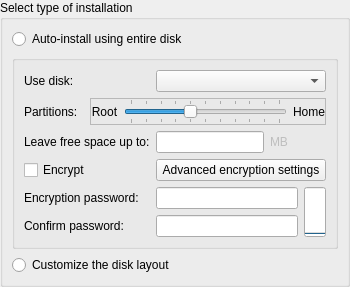
        <widget class="QWidget" name="Step_Disk">
         <layout class="QGridLayout" name="_4">
          <property name="leftMargin">
           <number>0</number>
          </property>
          <property name="topMargin">
           <number>0</number>
          </property>
          <property name="rightMargin">
           <number>0</number>
          </property>
          <property name="bottomMargin">
           <number>0</number>
          </property>
          <item row="0" column="0" colspan="2">
           <widget class="QGroupBox" name="installationTypeBox">
            <property name="sizePolicy">
             <sizepolicy hsizetype="MinimumExpanding" vsizetype="Minimum">
              <horstretch>0</horstretch>
              <verstretch>0</verstretch>
             </sizepolicy>
            </property>
            <property name="title">
             <string>Select type of installation</string>
            </property>
            <layout class="QGridLayout">
             <item row="0" column="0" colspan="2">
              <widget class="QRadioButton" name="entireDiskButton">
               <property name="sizePolicy">
                <sizepolicy hsizetype="MinimumExpanding" vsizetype="Minimum">
                 <horstretch>0</horstretch>
                 <verstretch>0</verstretch>
                </sizepolicy>
               </property>
               <property name="text">
                <string>Auto-install using entire disk</string>
               </property>
              </widget>
             </item>
             <item row="3" column="0" colspan="2">
              <widget class="QRadioButton" name="customPartButton">
               <property name="sizePolicy">
                <sizepolicy hsizetype="MinimumExpanding" vsizetype="Minimum">
                 <horstretch>0</horstretch>
                 <verstretch>0</verstretch>
                </sizepolicy>
               </property>
               <property name="text">
                <string>Customize the disk layout</string>
               </property>
              </widget>
             </item>
             <item row="1" column="0" colspan="2">
              <widget class="QGroupBox" name="groupAutoPart">
               <property name="title">
                <string/>
               </property>
               <layout class="QGridLayout" name="gridLayout">
                <item row="5" column="0" colspan="2">
                 <widget class="QLabel" name="labelFDEpass2">
                  <property name="enabled">
                   <bool>true</bool>
                  </property>
                  <property name="text">
                   <string>Confirm password:</string>
                  </property>
                 </widget>
                </item>
                <item row="0" column="0" colspan="2">
                 <widget class="QLabel" name="useDiskLabel">
                  <property name="sizePolicy">
                   <sizepolicy hsizetype="MinimumExpanding" vsizetype="Minimum">
                    <horstretch>0</horstretch>
                    <verstretch>0</verstretch>
                   </sizepolicy>
                  </property>
                  <property name="font">
                   <font/>
                  </property>
                  <property name="text">
                   <string>Use disk:</string>
                  </property>
                  <property name="wordWrap">
                   <bool>false</bool>
                  </property>
                 </widget>
                </item>
                <item row="1" column="1" colspan="6">
                 <widget class="QFrame" name="frameSliderPart">
                  <property name="frameShape">
                   <enum>QFrame::StyledPanel</enum>
                  </property>
                  <property name="frameShadow">
                   <enum>QFrame::Sunken</enum>
                  </property>
                  <layout class="QHBoxLayout" name="horizontalLayout_4">
                   <property name="leftMargin">
                    <number>0</number>
                   </property>
                   <property name="topMargin">
                    <number>0</number>
                   </property>
                   <property name="rightMargin">
                    <number>0</number>
                   </property>
                   <property name="bottomMargin">
                    <number>0</number>
                   </property>
                   <item>
                    <widget class="QLabel" name="labelSliderRoot">
                     <property name="sizePolicy">
                      <sizepolicy hsizetype="Fixed" vsizetype="Preferred">
                       <horstretch>0</horstretch>
                       <verstretch>0</verstretch>
                      </sizepolicy>
                     </property>
                     <property name="text">
                      <string>Root</string>
                     </property>
                     <property name="alignment">
                      <set>Qt::AlignCenter</set>
                     </property>
                    </widget>
                   </item>
                   <item>
                    <widget class="QSlider" name="sliderPart">
                     <property name="maximum">
                      <number>100</number>
                     </property>
                     <property name="sliderPosition">
                      <number>40</number>
                     </property>
                     <property name="orientation">
                      <enum>Qt::Horizontal</enum>
                     </property>
                     <property name="tickPosition">
                      <enum>QSlider::TicksBothSides</enum>
                     </property>
                     <property name="tickInterval">
                      <number>10</number>
                     </property>
                    </widget>
                   </item>
                   <item>
                    <widget class="QLabel" name="labelSliderHome">
                     <property name="sizePolicy">
                      <sizepolicy hsizetype="Fixed" vsizetype="Preferred">
                       <horstretch>0</horstretch>
                       <verstretch>0</verstretch>
                      </sizepolicy>
                     </property>
                     <property name="text">
                      <string>Home</string>
                     </property>
                     <property name="alignment">
                      <set>Qt::AlignCenter</set>
                     </property>
                    </widget>
                   </item>
                  </layout>
                 </widget>
                </item>
                <item row="3" column="2" colspan="5">
                 <widget class="QPushButton" name="buttonAdvancedFDE">
                  <property name="enabled">
                   <bool>true</bool>
                  </property>
                  <property name="sizePolicy">
                   <sizepolicy hsizetype="MinimumExpanding" vsizetype="Fixed">
                    <horstretch>0</horstretch>
                    <verstretch>0</verstretch>
                   </sizepolicy>
                  </property>
                  <property name="text">
                   <string>Advanced encryption settings</string>
                  </property>
                 </widget>
                </item>
                <item row="2" column="4" colspan="3">
                 <spacer name="horizontalSpacer_2">
                  <property name="orientation">
                   <enum>Qt::Horizontal</enum>
                  </property>
                  <property name="sizeHint" stdset="0">
                   <size>
                    <width>0</width>
                    <height>0</height>
                   </size>
                  </property>
                 </spacer>
                </item>
                <item row="0" column="2" colspan="5">
                 <widget class="QComboBox" name="diskCombo">
                  <property name="sizePolicy">
                   <sizepolicy hsizetype="MinimumExpanding" vsizetype="Fixed">
                    <horstretch>0</horstretch>
                    <verstretch>0</verstretch>
                   </sizepolicy>
                  </property>
                 </widget>
                </item>
                <item row="2" column="2">
                 <widget class="QLineEdit" name="freeSpaceEdit">
                  <property name="sizePolicy">
                   <sizepolicy hsizetype="Preferred" vsizetype="Fixed">
                    <horstretch>0</horstretch>
                    <verstretch>0</verstretch>
                   </sizepolicy>
                  </property>
                  <property name="inputMask">
                   <string notr="true">00000000</string>
                  </property>
                  <property name="cursorPosition">
                   <number>0</number>
                  </property>
                  <property name="alignment">
                   <set>Qt::AlignRight</set>
                  </property>
                  <property name="clearButtonEnabled">
                   <bool>false</bool>
                  </property>
                 </widget>
                </item>
                <item row="4" column="2" colspan="4">
                 <widget class="MLineEdit" name="FDEpassword">
                  <property name="maxLength">
                   <number>512</number>
                  </property>
                  <property name="echoMode">
                   <enum>QLineEdit::Password</enum>
                  </property>
                 </widget>
                </item>
                <item row="2" column="0" colspan="2">
                 <widget class="QLabel" name="leaveLabel">
                  <property name="sizePolicy">
                   <sizepolicy hsizetype="MinimumExpanding" vsizetype="Minimum">
                    <horstretch>0</horstretch>
                    <verstretch>0</verstretch>
                   </sizepolicy>
                  </property>
                  <property name="text">
                   <string>Leave free space up to:</string>
                  </property>
                  <property name="wordWrap">
                   <bool>false</bool>
                  </property>
                 </widget>
                </item>
                <item row="4" column="6" rowspan="2">
                 <widget class="QProgressBar" name="pbFDEpassMeter">
                  <property name="sizePolicy">
                   <sizepolicy hsizetype="Fixed" vsizetype="Ignored">
                    <horstretch>0</horstretch>
                    <verstretch>0</verstretch>
                   </sizepolicy>
                  </property>
                  <property name="orientation">
                   <enum>Qt::Vertical</enum>
                  </property>
                 </widget>
                </item>
                <item row="5" column="2" colspan="4">
                 <widget class="MLineEdit" name="FDEpassword2">
                  <property name="maxLength">
                   <number>512</number>
                  </property>
                  <property name="echoMode">
                   <enum>QLineEdit::Password</enum>
                  </property>
                 </widget>
                </item>
                <item row="3" column="0" colspan="2">
                 <widget class="QCheckBox" name="checkBoxEncryptAuto">
                  <property name="sizePolicy">
                   <sizepolicy hsizetype="Preferred" vsizetype="Fixed">
                    <horstretch>0</horstretch>
                    <verstretch>0</verstretch>
                   </sizepolicy>
                  </property>
                  <property name="text">
                   <string>Encrypt</string>
                  </property>
                 </widget>
                </item>
                <item row="2" column="3">
                 <widget class="QLabel" name="freeLabel">
                  <property name="enabled">
                   <bool>false</bool>
                  </property>
                  <property name="sizePolicy">
                   <sizepolicy hsizetype="Minimum" vsizetype="Minimum">
                    <horstretch>0</horstretch>
                    <verstretch>0</verstretch>
                   </sizepolicy>
                  </property>
                  <property name="text">
                   <string>MB </string>
                  </property>
                 </widget>
                </item>
                <item row="1" column="0">
                 <widget class="QLabel" name="labelSliderPart">
                  <property name="text">
                   <string>Partitions:</string>
                  </property>
                 </widget>
                </item>
                <item row="4" column="0" colspan="2">
                 <widget class="QLabel" name="labelFDEpass">
                  <property name="text">
                   <string>Encryption password:</string>
                  </property>
                 </widget>
                </item>
               </layout>
              </widget>
             </item>
            </layout>
           </widget>
          </item>
          <item row="1" column="0" colspan="2">
           <spacer name="verticalSpacer_3">
            <property name="orientation">
             <enum>Qt::Vertical</enum>
            </property>
            <property name="sizeHint" stdset="0">
             <size>
              <width>0</width>
              <height>0</height>
             </size>
            </property>
           </spacer>
          </item>
         </layout>
        </widget>
